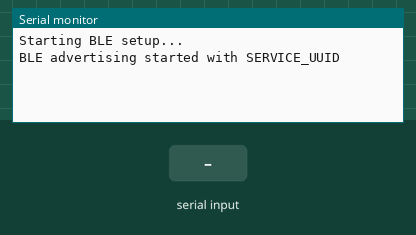
The sketch below on a simulated ESP32. On the bench: the last lines printed to the serial monitor. The inputs (shaded band) are chosen by the test bench. Nothing arrives over Bluetooth unless stated; a phone connects over Bluetooth LE 3 s after start.

Above: at 1.2 s.
1.3 s: "1\n" received over the second serial link
At 2.6 s:
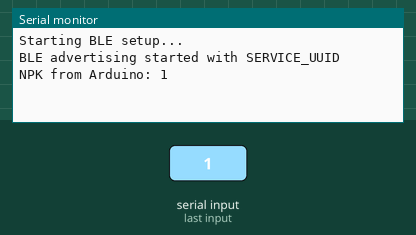
4.3 s: "0\n" received over the second serial link
At 4.7 s:
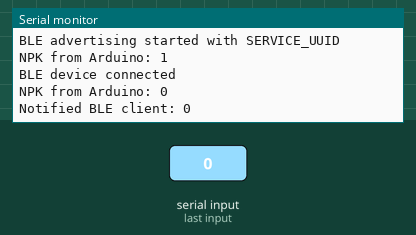
5.8 s: "2\n" received over the second serial link
At 6.2 s:
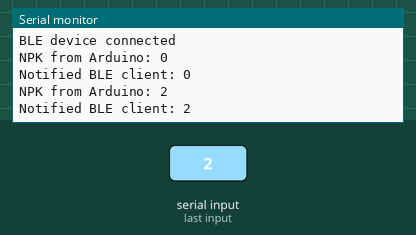

Measured:
- after the input at 1.3 s, the serial monitor: prints a new line at once (image 1)
- after the input at 4.3 s, the serial monitor: prints a new line at once (image 2)
- after the input at 5.8 s, the serial monitor: prints a new line at once (image 3)

The sketch:

firmware.ino
```cpp
#include <BLEDevice.h>
#include <BLEUtils.h>
#include <BLEServer.h>
#include <BLE2902.h>  // Add this for notifications

HardwareSerial MySerial(1);  // Serial1 for NPK sensor (UART)

#define SERVICE_UUID        "4fafc201-1fb5-459e-8fcc-c5c9c331914b"
#define CHARACTERISTIC_UUID "beb5483e-36e1-4688-b7f5-ea07361b26a8"

BLECharacteristic *npkCharacteristic;
BLEServer *pServer;
bool deviceConnected = false;

class MyServerCallbacks : public BLEServerCallbacks {
  void onConnect(BLEServer* pServer) {
    deviceConnected = true;
    Serial.println("BLE device connected");
  }

  void onDisconnect(BLEServer* pServer) {
    deviceConnected = false;
    Serial.println("BLE device disconnected, restarting advertising...");
    // The correct way to restart advertising
    BLEDevice::startAdvertising();
  }
};

void setup() {
  Serial.begin(115200);
  MySerial.begin(9600, SERIAL_8N1, 16, -1);  // GPIO16 for RX, no TX

  Serial.println("Starting BLE setup...");

  // Initialize BLE
  BLEDevice::init("ESP32-NPK");

  // Create server
  pServer = BLEDevice::createServer();
  pServer->setCallbacks(new MyServerCallbacks());

  // Create service
  BLEService *pService = pServer->createService(SERVICE_UUID);

  // Create characteristic with proper descriptor for notifications
  npkCharacteristic = pService->createCharacteristic(
    CHARACTERISTIC_UUID,
    BLECharacteristic::PROPERTY_READ | BLECharacteristic::PROPERTY_NOTIFY
  );

  // Add descriptor for notifications - THIS WAS MISSING
  npkCharacteristic->addDescriptor(new BLE2902());

  // Set initial value
  npkCharacteristic->setValue("Waiting...");

  // Start the service
  pService->start();

  // Configure advertising properly
  BLEAdvertising *pAdvertising = BLEDevice::getAdvertising();
  pAdvertising->addServiceUUID(SERVICE_UUID);  // THIS WAS MISSING
  pAdvertising->setScanResponse(true);
  pAdvertising->setMinPreferred(0x06);  // functions that help with iPhone connections issue
  pAdvertising->setMinPreferred(0x12);

  // Start advertising
  BLEDevice::startAdvertising();  // This is the correct way

  Serial.println("BLE advertising started with SERVICE_UUID");
}

void loop() {
  // Check for NPK data
  if (MySerial.available()) {
    String npkData = MySerial.readStringUntil('\n');
    npkData.trim();
    Serial.println("NPK from Arduino: " + npkData);

    // Only update and notify if connected
    if (deviceConnected) {
      npkCharacteristic->setValue(npkData.c_str());
      npkCharacteristic->notify();
      Serial.println("Notified BLE client: " + npkData);
    }
    delay(100);  // Limit BLE spam
  }

  delay(20); // Small delay to prevent CPU hogging
}
```
